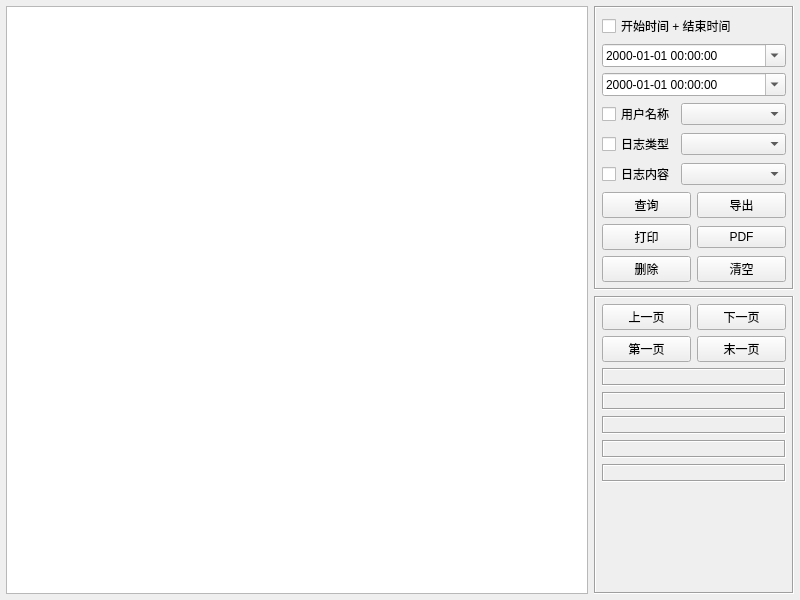
<?xml version="1.0" encoding="UTF-8"?>
<ui version="4.0">
 <class>frmDataUser</class>
 <widget class="QWidget" name="frmDataUser">
  <property name="geometry">
   <rect>
    <x>0</x>
    <y>0</y>
    <width>800</width>
    <height>600</height>
   </rect>
  </property>
  <property name="windowTitle">
   <string>Form</string>
  </property>
  <layout class="QGridLayout" name="gridLayout_3">
   <property name="leftMargin">
    <number>6</number>
   </property>
   <property name="topMargin">
    <number>6</number>
   </property>
   <property name="rightMargin">
    <number>6</number>
   </property>
   <property name="bottomMargin">
    <number>6</number>
   </property>
   <item row="0" column="0" rowspan="2">
    <widget class="QTableView" name="tableView">
     <property name="styleSheet">
      <string notr="true"/>
     </property>
    </widget>
   </item>
   <item row="0" column="1">
    <widget class="QFrame" name="frameRight">
     <property name="minimumSize">
      <size>
       <width>200</width>
       <height>0</height>
      </size>
     </property>
     <property name="maximumSize">
      <size>
       <width>200</width>
       <height>16777215</height>
      </size>
     </property>
     <property name="frameShape">
      <enum>QFrame::Box</enum>
     </property>
     <property name="frameShadow">
      <enum>QFrame::Sunken</enum>
     </property>
     <layout class="QGridLayout" name="gridLayout_2">
      <property name="leftMargin">
       <number>6</number>
      </property>
      <property name="topMargin">
       <number>6</number>
      </property>
      <property name="rightMargin">
       <number>6</number>
      </property>
      <property name="bottomMargin">
       <number>6</number>
      </property>
      <item row="0" column="0" colspan="2">
       <widget class="QCheckBox" name="ckTimeStart">
        <property name="minimumSize">
         <size>
          <width>0</width>
          <height>0</height>
         </size>
        </property>
        <property name="text">
         <string>开始时间 + 结束时间</string>
        </property>
       </widget>
      </item>
      <item row="1" column="0" colspan="2">
       <widget class="QDateTimeEdit" name="dateStart">
        <property name="sizePolicy">
         <sizepolicy hsizetype="Expanding" vsizetype="Fixed">
          <horstretch>0</horstretch>
          <verstretch>0</verstretch>
         </sizepolicy>
        </property>
        <property name="displayFormat">
         <string>yyyy-MM-dd HH:mm:ss</string>
        </property>
        <property name="calendarPopup">
         <bool>true</bool>
        </property>
       </widget>
      </item>
      <item row="2" column="0" colspan="2">
       <widget class="QDateTimeEdit" name="dateEnd">
        <property name="sizePolicy">
         <sizepolicy hsizetype="Expanding" vsizetype="Fixed">
          <horstretch>0</horstretch>
          <verstretch>0</verstretch>
         </sizepolicy>
        </property>
        <property name="displayFormat">
         <string>yyyy-MM-dd HH:mm:ss</string>
        </property>
        <property name="calendarPopup">
         <bool>true</bool>
        </property>
       </widget>
      </item>
      <item row="3" column="0">
       <widget class="QCheckBox" name="ckUserName">
        <property name="sizePolicy">
         <sizepolicy hsizetype="Fixed" vsizetype="Fixed">
          <horstretch>0</horstretch>
          <verstretch>0</verstretch>
         </sizepolicy>
        </property>
        <property name="minimumSize">
         <size>
          <width>0</width>
          <height>0</height>
         </size>
        </property>
        <property name="text">
         <string>用户名称</string>
        </property>
       </widget>
      </item>
      <item row="3" column="1">
       <widget class="QComboBox" name="cboxUserName">
        <property name="sizePolicy">
         <sizepolicy hsizetype="Expanding" vsizetype="Fixed">
          <horstretch>0</horstretch>
          <verstretch>0</verstretch>
         </sizepolicy>
        </property>
       </widget>
      </item>
      <item row="4" column="0">
       <widget class="QCheckBox" name="ckTriggerType">
        <property name="text">
         <string>日志类型</string>
        </property>
       </widget>
      </item>
      <item row="4" column="1">
       <widget class="QComboBox" name="cboxTriggerType"/>
      </item>
      <item row="5" column="0">
       <widget class="QCheckBox" name="ckTriggerContent">
        <property name="text">
         <string>日志内容</string>
        </property>
       </widget>
      </item>
      <item row="5" column="1">
       <widget class="QComboBox" name="cboxTriggerContent"/>
      </item>
      <item row="6" column="0" colspan="2">
       <layout class="QGridLayout" name="gridLayout">
        <item row="0" column="0">
         <widget class="QPushButton" name="btnSelect">
          <property name="text">
           <string>查询</string>
          </property>
          <property name="icon">
           <iconset resource="../../other/main.qrc">
            <normaloff>:/image/btn_search.png</normaloff>:/image/btn_search.png</iconset>
          </property>
         </widget>
        </item>
        <item row="0" column="1">
         <widget class="QPushButton" name="btnXls">
          <property name="text">
           <string>导出</string>
          </property>
          <property name="icon">
           <iconset resource="../../other/main.qrc">
            <normaloff>:/image/btn_excel.png</normaloff>:/image/btn_excel.png</iconset>
          </property>
         </widget>
        </item>
        <item row="1" column="0">
         <widget class="QPushButton" name="btnPrint">
          <property name="text">
           <string>打印</string>
          </property>
          <property name="icon">
           <iconset resource="../../other/main.qrc">
            <normaloff>:/image/btn_print.png</normaloff>:/image/btn_print.png</iconset>
          </property>
         </widget>
        </item>
        <item row="1" column="1">
         <widget class="QPushButton" name="btnPdf">
          <property name="text">
           <string>PDF</string>
          </property>
          <property name="icon">
           <iconset resource="../../other/main.qrc">
            <normaloff>:/image/btn_pdf.png</normaloff>:/image/btn_pdf.png</iconset>
          </property>
         </widget>
        </item>
        <item row="2" column="0">
         <widget class="QPushButton" name="btnDelete">
          <property name="styleSheet">
           <string notr="true"/>
          </property>
          <property name="text">
           <string>删除</string>
          </property>
          <property name="icon">
           <iconset resource="../../other/main.qrc">
            <normaloff>:/image/btn_close.png</normaloff>:/image/btn_close.png</iconset>
          </property>
         </widget>
        </item>
        <item row="2" column="1">
         <widget class="QPushButton" name="btnClear">
          <property name="text">
           <string>清空</string>
          </property>
          <property name="icon">
           <iconset resource="../../other/main.qrc">
            <normaloff>:/image/btn_delete.png</normaloff>:/image/btn_delete.png</iconset>
          </property>
         </widget>
        </item>
       </layout>
      </item>
     </layout>
    </widget>
   </item>
   <item row="1" column="1">
    <widget class="QFrame" name="frameBottom">
     <property name="frameShape">
      <enum>QFrame::Box</enum>
     </property>
     <property name="frameShadow">
      <enum>QFrame::Sunken</enum>
     </property>
     <layout class="QGridLayout" name="gridLayout_5">
      <property name="leftMargin">
       <number>6</number>
      </property>
      <property name="topMargin">
       <number>6</number>
      </property>
      <property name="rightMargin">
       <number>6</number>
      </property>
      <property name="bottomMargin">
       <number>6</number>
      </property>
      <item row="0" column="0">
       <widget class="QPushButton" name="btnPrevious">
        <property name="minimumSize">
         <size>
          <width>50</width>
          <height>0</height>
         </size>
        </property>
        <property name="text">
         <string>上一页</string>
        </property>
        <property name="iconSize">
         <size>
          <width>18</width>
          <height>18</height>
         </size>
        </property>
       </widget>
      </item>
      <item row="0" column="1">
       <widget class="QPushButton" name="btnNext">
        <property name="minimumSize">
         <size>
          <width>50</width>
          <height>0</height>
         </size>
        </property>
        <property name="text">
         <string>下一页</string>
        </property>
        <property name="iconSize">
         <size>
          <width>18</width>
          <height>18</height>
         </size>
        </property>
       </widget>
      </item>
      <item row="1" column="0">
       <widget class="QPushButton" name="btnFirst">
        <property name="minimumSize">
         <size>
          <width>50</width>
          <height>0</height>
         </size>
        </property>
        <property name="text">
         <string>第一页</string>
        </property>
        <property name="iconSize">
         <size>
          <width>18</width>
          <height>18</height>
         </size>
        </property>
       </widget>
      </item>
      <item row="1" column="1">
       <widget class="QPushButton" name="btnLast">
        <property name="minimumSize">
         <size>
          <width>50</width>
          <height>0</height>
         </size>
        </property>
        <property name="text">
         <string>末一页</string>
        </property>
        <property name="iconSize">
         <size>
          <width>18</width>
          <height>18</height>
         </size>
        </property>
       </widget>
      </item>
      <item row="2" column="0" colspan="2">
       <widget class="QLabel" name="labPageCurrent">
        <property name="frameShape">
         <enum>QFrame::Box</enum>
        </property>
        <property name="frameShadow">
         <enum>QFrame::Sunken</enum>
        </property>
        <property name="text">
         <string/>
        </property>
        <property name="alignment">
         <set>Qt::AlignCenter</set>
        </property>
       </widget>
      </item>
      <item row="3" column="0" colspan="2">
       <widget class="QLabel" name="labPageTotal">
        <property name="frameShape">
         <enum>QFrame::Box</enum>
        </property>
        <property name="frameShadow">
         <enum>QFrame::Sunken</enum>
        </property>
        <property name="text">
         <string/>
        </property>
        <property name="alignment">
         <set>Qt::AlignCenter</set>
        </property>
       </widget>
      </item>
      <item row="4" column="0" colspan="2">
       <widget class="QLabel" name="labResultTotal">
        <property name="frameShape">
         <enum>QFrame::Box</enum>
        </property>
        <property name="frameShadow">
         <enum>QFrame::Sunken</enum>
        </property>
        <property name="text">
         <string/>
        </property>
        <property name="alignment">
         <set>Qt::AlignCenter</set>
        </property>
       </widget>
      </item>
      <item row="5" column="0" colspan="2">
       <widget class="QLabel" name="labRecordsPerpage">
        <property name="frameShape">
         <enum>QFrame::Box</enum>
        </property>
        <property name="frameShadow">
         <enum>QFrame::Sunken</enum>
        </property>
        <property name="text">
         <string/>
        </property>
        <property name="alignment">
         <set>Qt::AlignCenter</set>
        </property>
       </widget>
      </item>
      <item row="6" column="0" colspan="2">
       <widget class="QLabel" name="labSelectTime">
        <property name="frameShape">
         <enum>QFrame::Box</enum>
        </property>
        <property name="frameShadow">
         <enum>QFrame::Sunken</enum>
        </property>
        <property name="text">
         <string/>
        </property>
        <property name="alignment">
         <set>Qt::AlignCenter</set>
        </property>
       </widget>
      </item>
      <item row="7" column="0" colspan="2">
       <spacer name="verticalSpacer">
        <property name="orientation">
         <enum>Qt::Vertical</enum>
        </property>
        <property name="sizeHint" stdset="0">
         <size>
          <width>20</width>
          <height>40</height>
         </size>
        </property>
       </spacer>
      </item>
     </layout>
    </widget>
   </item>
  </layout>
 </widget>
 <tabstops>
  <tabstop>tableView</tabstop>
  <tabstop>ckTimeStart</tabstop>
  <tabstop>dateStart</tabstop>
  <tabstop>dateEnd</tabstop>
  <tabstop>ckUserName</tabstop>
  <tabstop>cboxUserName</tabstop>
  <tabstop>ckTriggerType</tabstop>
  <tabstop>cboxTriggerType</tabstop>
  <tabstop>ckTriggerContent</tabstop>
  <tabstop>cboxTriggerContent</tabstop>
  <tabstop>btnSelect</tabstop>
  <tabstop>btnXls</tabstop>
  <tabstop>btnPrint</tabstop>
  <tabstop>btnPdf</tabstop>
  <tabstop>btnDelete</tabstop>
  <tabstop>btnClear</tabstop>
  <tabstop>btnPrevious</tabstop>
  <tabstop>btnNext</tabstop>
  <tabstop>btnFirst</tabstop>
  <tabstop>btnLast</tabstop>
 </tabstops>
 <resources>
  <include location="../../other/main.qrc"/>
 </resources>
 <connections/>
</ui>
